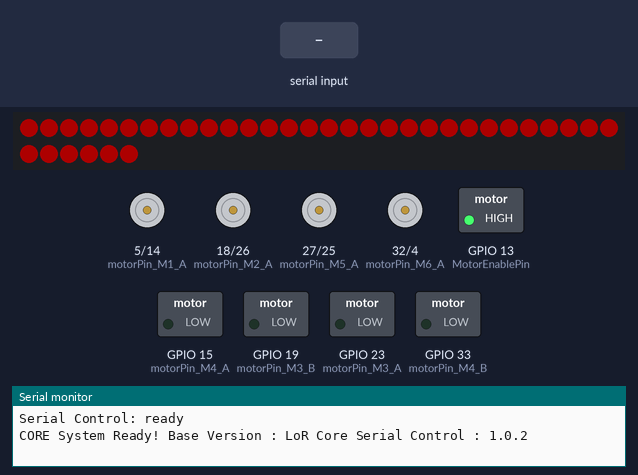
A sketch run on a simulated ESP32. Parts: 36 RGB LEDs in strip order, left to right, continuing on the next row, motor-driver pin pairs drawn as motors (green arrow = first pin HIGH = forward, orange = second pin HIGH = backward, longer = more drive), switched loads named in the sketch (green lamp = pin HIGH), the last lines printed to the serial monitor. The test bench sets the inputs (shaded band). Dim RGB values are drawn brighter than linear.

Above: at 3.2 s.
3.3 s: "Forward\n" received over the second serial link
At 3.56 s:
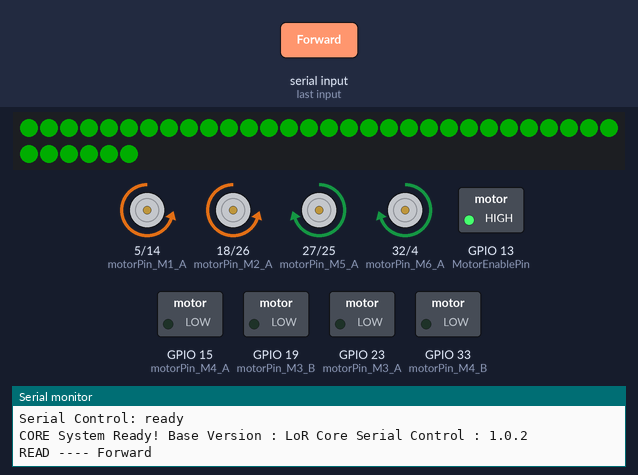
5.5 s: "Backward\n" received over the second serial link
At 5.76 s:
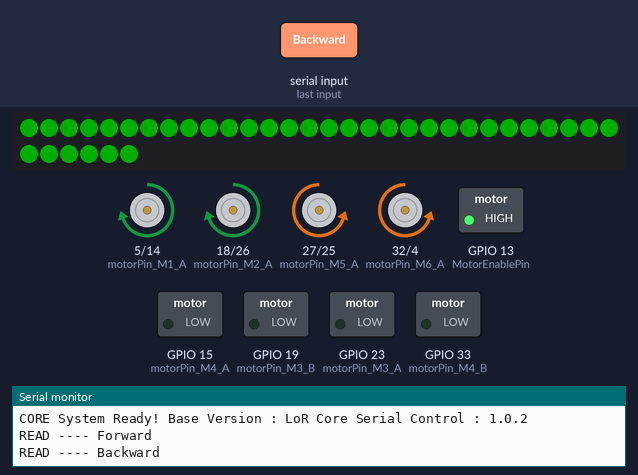
7.5 s: "Left\n" received over the second serial link
At 7.8 s:
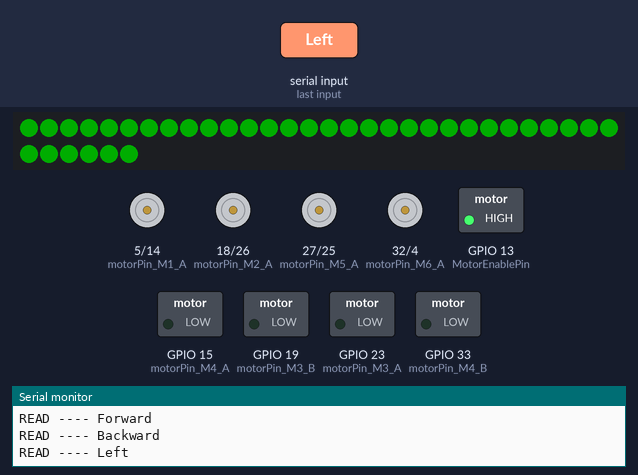
9.2 s: "Right\n" received over the second serial link
At 9.32 s:
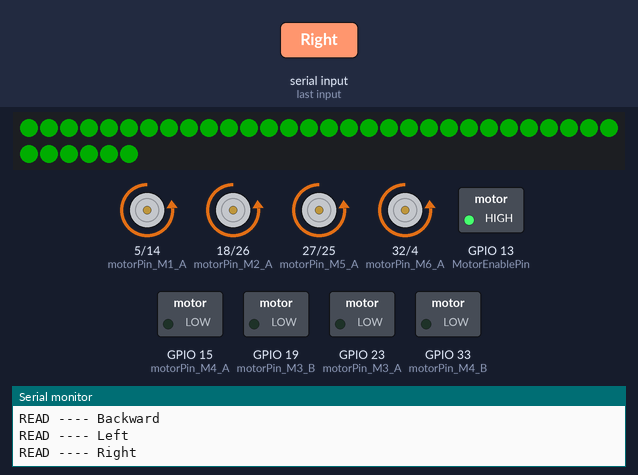
Timing chart, 0 to 11.9 s (numbered marks = the images above; inputs shaded):
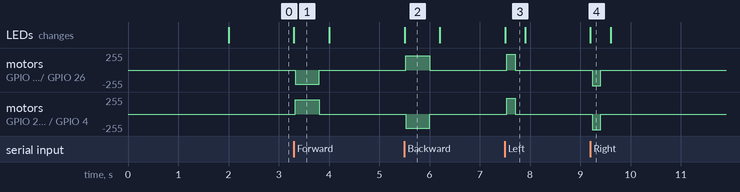

The sketch:

LoR_Core_SerialControl.ino
```cpp
/* LORD of ROBOTS - LoR_Core_SerialControl - 202305222133
   Control inputs - LED Indication:
    Serial - Green LED
    none/Stop/standby - Red LED

  Drive configurations:
    Standard tank style

*/
#include <Adafruit_NeoPixel.h>

// version control and major control function settings
String Version = "Base Version : LoR Core Serial Control : 1.0.2";

// IO Interface Definitions
#define LED_DataPin 12
#define LED_COUNT 36
#define ControllerSelectPin 34
#define MotorEnablePin 13

// Motor Pin Definitions
#define motorPin_M1_A 5
#define motorPin_M1_B 14
#define motorPin_M2_A 18
#define motorPin_M2_B 26
#define motorPin_M3_A 23
#define motorPin_M3_B 19
#define motorPin_M4_A 15
#define motorPin_M4_B 33
#define motorPin_M5_A 27
#define motorPin_M5_B 25
#define motorPin_M6_A 32
#define motorPin_M6_B 4
const int motorPins_A[] = { motorPin_M1_A, motorPin_M2_A, motorPin_M3_A, motorPin_M4_A, motorPin_M5_A, motorPin_M6_A };
const int motorPins_B[] = { motorPin_M1_B, motorPin_M2_B, motorPin_M3_B, motorPin_M4_B, motorPin_M5_B, motorPin_M6_B };

// PWM Configuration Definitions
const int Motor_M1_A = 0;
const int Motor_M1_B = 1;
const int Motor_M2_A = 2;
const int Motor_M2_B = 3;
const int Motor_M3_A = 4;
const int Motor_M3_B = 5;
const int Motor_M4_A = 6;
const int Motor_M4_B = 7;
const int Motor_M5_A = 8;
const int Motor_M5_B = 9;
const int Motor_M6_A = 10;
const int Motor_M6_B = 11;
const int MOTOR_PWM_Channel_A[] = { Motor_M1_A, Motor_M2_A, Motor_M3_A, Motor_M4_A, Motor_M5_A, Motor_M6_A };
const int MOTOR_PWM_Channel_B[] = { Motor_M1_B, Motor_M2_B, Motor_M3_B, Motor_M4_B, Motor_M5_B, Motor_M6_B };
const int PWM_FREQUENCY = 20000;
const int PWM_RESOLUTION = 8;

// Function to control motor output based on input values
// Motor speed limits and starting speed
const int MAX_SPEED = 255;
const int MIN_SPEED = -255;
const int MIN_STARTING_SPEED = 140;
const int STOP = 0;
const int SerialControl_SPEED = 110;
bool INVERT = false;
void Set_Motor_Output(int Output, int Motor_ChA, int Motor_ChB) {
  int DEAD_BAND = 5;
  if (INVERT) Output = -Output;

  Output = constrain(Output, -127, 127);

  int Mapped_Value = map(abs(Output), 0, 127, MIN_STARTING_SPEED, MAX_SPEED);
  int A, B = 0;
  if (Output < -DEAD_BAND) {  // Rotate Clockwise
    A = 0;
    B = Mapped_Value;
  } else if (Output > DEAD_BAND) {  // Rotate Counter-Clockwise
    A = Mapped_Value;
    B = 0;
  } else {  // Rotation Stop
    A = STOP;
    B = STOP;
  }
  ledcWrite(Motor_ChA, A);  //send to motor control pins
  ledcWrite(Motor_ChB, B);
}

// Function to handle slew rate for motor speed ramping
int SlewRateFunction(int Input_Target, int Input_Current) {
  const int SLEW_RATE_MS = 5;
  int speedDiff = Input_Target - Input_Current;
  if (speedDiff > 0) Input_Current += min(speedDiff, SLEW_RATE_MS);
  else if (speedDiff < 0) Input_Current -= min(-speedDiff, SLEW_RATE_MS);
  constrain(Input_Current, -127, 127);
  return Input_Current;
}

// Function to handle serial control input
// Define variables to store the current motor speeds
bool STOP_FLAG = true;
long TIME_OUT = 1;
int Serial_Input_L_Set, Serial_Input_R_Set = 0;
int Serial_Input_L_Target, Serial_Input_R_Target = 0;
String LastCommand = "Stop";
boolean SerialControl() {
  float SPEED_Adjustment = 0.75;
  if (Serial2.available()) {
    String request = Serial2.readStringUntil('\n');  // ensure entire packet is recieved

    Serial.print("READ ---- ");
    Serial.println(request);  //reply

    while (Serial2.available()) { Serial2.read(); }  // clear/dump buffer

    STOP_FLAG = false;

    if (LastCommand == "Stop") {
      // Check the received string and change the robot's direction accordingly
      if (request.indexOf("Forward") != -1) {
        Serial_Input_L_Target = int(-SerialControl_SPEED * SPEED_Adjustment);
        Serial_Input_R_Target = int(SerialControl_SPEED * SPEED_Adjustment);
        TIME_OUT = millis() + 500;
        LastCommand = "Forward";
      } else if (request.indexOf("Backward") != -1) {
        Serial_Input_L_Target = int(SerialControl_SPEED * SPEED_Adjustment);
        Serial_Input_R_Target = int(-SerialControl_SPEED * SPEED_Adjustment);
        TIME_OUT = millis() + 500;
        LastCommand = "Backward";
      } else if (request.indexOf("Left") != -1) {
        Serial_Input_L_Target = SerialControl_SPEED;
        Serial_Input_R_Target = SerialControl_SPEED;
        TIME_OUT = millis() + 200;
        LastCommand = "Left";
      } else if (request.indexOf("Right") != -1) {
        Serial_Input_L_Target = -SerialControl_SPEED;
        Serial_Input_R_Target = -SerialControl_SPEED;
        TIME_OUT = millis() + 200;
        LastCommand = "Right";
      }
    } else if (request.indexOf("Stop") != -1) {
      Serial_Input_L_Target = STOP;
      Serial_Input_R_Target = STOP;
      STOP_FLAG = true;
      LastCommand = "Stop";
      while (Serial2.available()) { Serial2.read(); }  // clear/dump buffer
    } else {
      STOP_FLAG = true;
    }
  }
  if (millis() > TIME_OUT && TIME_OUT != 0) {
    Serial_Input_L_Target = STOP;
    Serial_Input_R_Target = STOP;
    STOP_FLAG = true;
    LastCommand = "Stop";
  } else if (LastCommand != "Stop") STOP_FLAG = false;

  Serial_Input_L_Set = SlewRateFunction(Serial_Input_L_Target, Serial_Input_L_Set);
  Serial_Input_R_Set = SlewRateFunction(Serial_Input_R_Target, Serial_Input_R_Set);

  if (STOP_FLAG) return false;
  else return true;
}

void Motor_Contol() {
  Set_Motor_Output(Serial_Input_L_Set, Motor_M1_A, Motor_M1_B);
  Set_Motor_Output(Serial_Input_L_Set, Motor_M2_A, Motor_M2_B);
  Set_Motor_Output(Serial_Input_R_Set, Motor_M5_A, Motor_M5_B);
  Set_Motor_Output(Serial_Input_R_Set, Motor_M6_A, Motor_M6_B);
}

void Motor_STOP() {
  Serial_Input_L_Set = SlewRateFunction(STOP, Serial_Input_L_Set);
  Serial_Input_R_Set = SlewRateFunction(STOP, Serial_Input_R_Set);
}

// NeoPixel Configurations
Adafruit_NeoPixel strip(LED_COUNT, LED_DataPin, NEO_GRB + NEO_KHZ800);
const uint32_t RED = strip.Color(255, 0, 0, 0);
const uint32_t GREEN = strip.Color(0, 255, 0, 0);
const uint32_t BLUE = strip.Color(0, 0, 255, 0);
const uint32_t WHITE = strip.Color(0, 0, 0, 255);
const uint32_t PURPLE = strip.Color(255, 0, 255, 0);
const uint32_t CYAN = strip.Color(0, 255, 255, 0);
const uint32_t YELLOW = strip.Color(255, 255, 0, 0);

// Set a specific color for the entire NeoPixel strip
void NeoPixel_SetColour(uint32_t color) {
  for (int i = 0; i < strip.numPixels(); i++) {  // For each pixel in strip...
    strip.setPixelColor(i, color);               //  Set pixel's color (in RAM)
  }
  strip.show();  // Update strip with new contents
}

// Set up pins, LED PWM functionalities and Serial and Serial2 communication
void setup() {
  // Set up the pins
  pinMode(LED_DataPin, OUTPUT);
  pinMode(ControllerSelectPin, INPUT_PULLUP);
  pinMode(MotorEnablePin, OUTPUT);

  for (int i = 0; i < 6; i++) {
    pinMode(motorPins_A[i], OUTPUT);
    pinMode(motorPins_B[i], OUTPUT);
    digitalWrite(motorPins_A[i], 0);
    digitalWrite(motorPins_B[i], 0);
  }

  // output preset bias
  digitalWrite(LED_DataPin, 0);
  digitalWrite(MotorEnablePin, 1);

  // configure LED PWM functionalitites
  for (int i = 0; i < 6; i++) {
    ledcSetup(MOTOR_PWM_Channel_A[i], PWM_FREQUENCY, PWM_RESOLUTION);
    ledcSetup(MOTOR_PWM_Channel_B[i], PWM_FREQUENCY, PWM_RESOLUTION);
    ledcAttachPin(motorPins_A[i], MOTOR_PWM_Channel_A[i]);
    ledcAttachPin(motorPins_B[i], MOTOR_PWM_Channel_B[i]);
  }

  // Neopixels Configuration
  strip.begin();            // INITIALIZE NeoPixel strip object
  strip.show();             // Turn OFF all pixels ASAP
  strip.setBrightness(50);  // Set BRIGHTNESS to about 1/5 (max = 255)

  // Serial comms configurations (USB for debug messages)
  Serial.begin(115200);  // USB Serial
  delay(1500);

  //debug messages
  Serial.print("Serial Control: ");

  //Serial Contol port configuration as input for control from modules like Camron. (Alternative control method)
  Serial2.begin(115200, SERIAL_8N1, 16, 17);  //  secondary serial to communicate with the other devices like Camron module
  Serial.println("ready");
  delay(500);

  Serial.println("CORE System Ready! " + Version);
}

long minimumLED_displayTime = 200;
long LED_displayTime = 1;
void loop() {
  // Main loop to handle serial input
  if (SerialControl()) {  //Serial Control
    NeoPixel_SetColour(GREEN);
    LED_displayTime = millis() + minimumLED_displayTime;
  } else {  //Stop/Standby
    if (millis() > LED_displayTime) NeoPixel_SetColour(RED);
  }
  Motor_Contol();
}
```

Measured:
- after the input at 3.3 s, motor on GPIO 5 (motorPin_M1_A) / GPIO 14 (motorPin_M1_B), motor on GPIO 18 (motorPin_M2_A) / GPIO 26 (motorPin_M2_B): stopped → backward 213/255 at once, → stopped 0.48 s later
- after the input at 5.5 s, motor on GPIO 5 (motorPin_M1_A) / GPIO 14 (motorPin_M1_B), motor on GPIO 18 (motorPin_M2_A) / GPIO 26 (motorPin_M2_B): stopped → forward 213/255 at once, → stopped 0.48 s later
- after the input at 7.5 s, motor on GPIO 5 (motorPin_M1_A) / GPIO 14 (motorPin_M1_B), motor on GPIO 18 (motorPin_M2_A) / GPIO 26 (motorPin_M2_B): stopped → forward 238/255 at once, → stopped 0.17 s later
- after the input at 9.2 s, motor on GPIO 5 (motorPin_M1_A) / GPIO 14 (motorPin_M1_B), motor on GPIO 18 (motorPin_M2_A) / GPIO 26 (motorPin_M2_B): stopped → backward 238/255 at once, → stopped 0.17 s later
- what the display in image 1 shows lasts 0.7 s, from 3.3 s to 4.0 s
